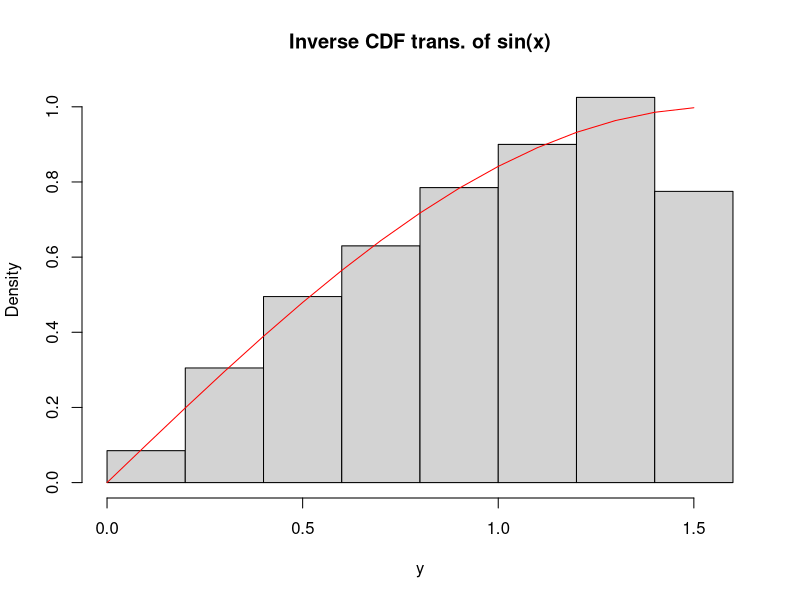
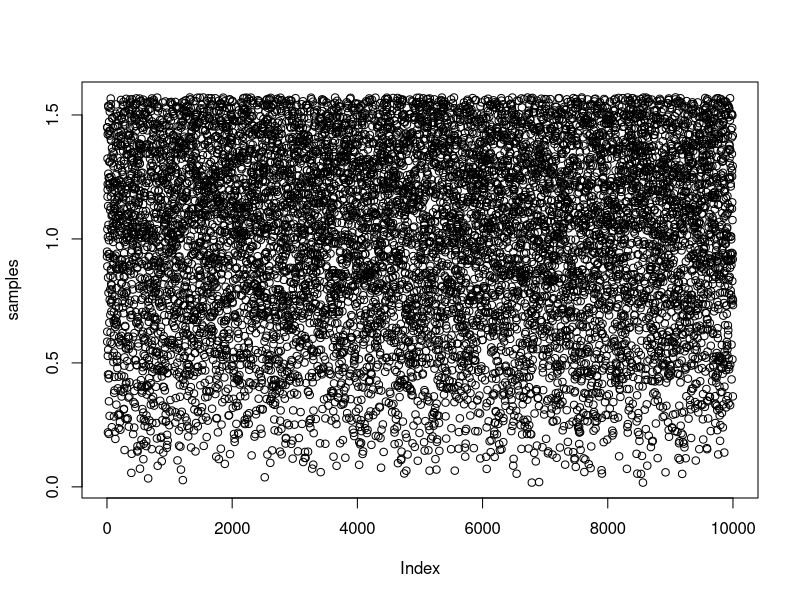
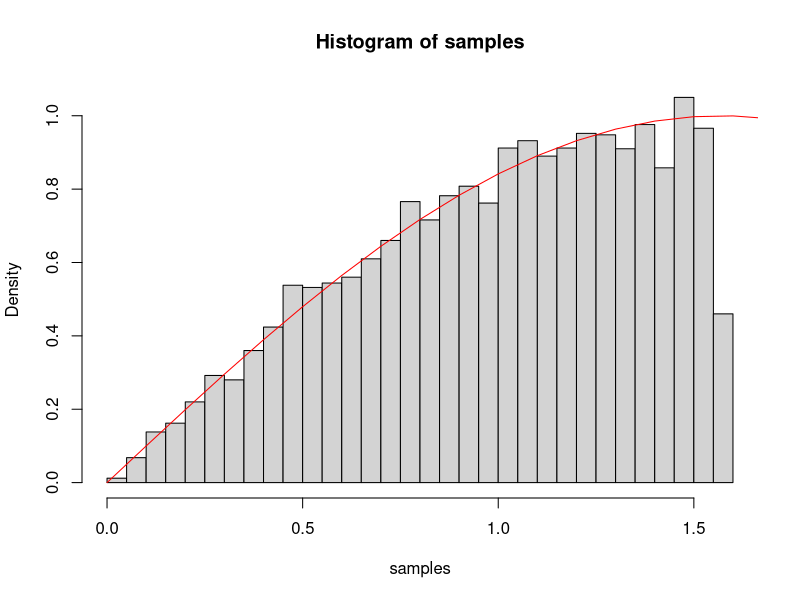
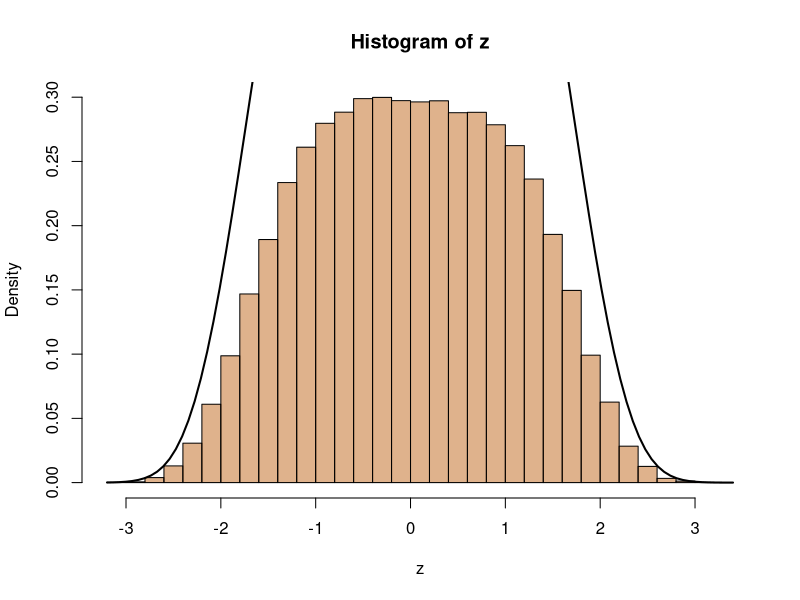
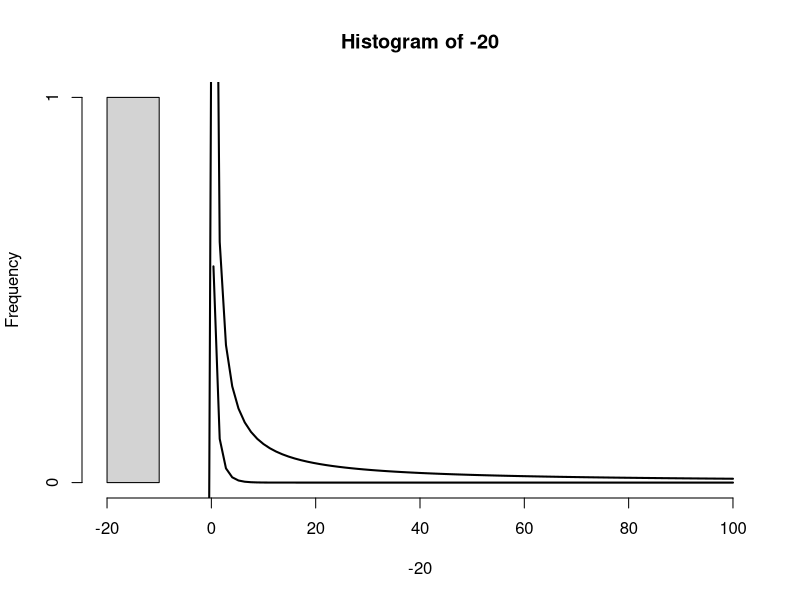

Write the R code that produced these figures, in order.


### Problem 1
sin_rvgen = function(n=1000) {
  u = runif(n, max = (pi/2))
  x = sin(u)
  return(x)
}

isin_rvgen = function(n=1000) {
  u = runif(n)
  x = acos(1-u)
  return(x)
}

x = seq(0, pi/2, 0.1)
fx = sin(x)
y = isin_rvgen()
hist(y, freq = F, main = "Inverse CDF trans. of sin(x)")
lines(x, fx,  col="red")

## Part 2

arfunc = function(M) {
  while(TRUE) {
    # value between [0,1]
    u = runif(1)
    
    # value from envelope dist
    x = runif(1, min = 0, max = pi/2) 
    if(u <= sin(x) / dunif(x, min = 0, max = pi/2) * M) {
      return(x)
    }
  }
}

n = 10000
samples = rep(0,n)
for(i in 1:n) {
  samples[i] = arfunc(2/pi)
}

plot(samples)
hist(samples, freq = F, breaks = 30)
lines(seq(0, 2, 0.1), sin(seq(0, 2, 0.1)),  col="red")

### PRoblem 2
z = rgamma(1e5, shape = (1/4), rate = (1/12))
z = z^(1/4)
f = runif(1e5)
for(i in 1:1e5) {
  if(f[i] < 0.5) {
    z[i] = z[i] * -1
  }
}
hist(z, breaks = 30, freq = F, col = rgb(0.75,0.4,0.1,0.5)) # z is your sample
lambda = 1/12; alpha = 1/4
target <- function(x){exp(-lambda*x^(1/alpha))/
    integrate(function(x) exp(-lambda*x^(1/alpha)),0,Inf)$value}
curve(target,lwd=2,add=T)

#Problem 3
n = 10
x = rnorm(n*n, mean = 0, sd = 1)
m1 = matrix(data = x, nrow = n, ncol = n)
S_n = (1/n) * (t(m1) %*% m1)
ev = eigen(S_n)$values
Y = n * min(ev)

hist(-20, xlim=range(-20, 100))
target = function(y) { ((1+sqrt(y)) / (2*sqrt(y))) * exp(-(y/2 + sqrt(y))) }
    # integrate(function(y)  ((1+sqrt(y)) / (2*sqrt(y))) * exp(-(y/2 + sqrt(y))), 0, Inf)$value }
curve(target,lwd=2,add=T)
alpha = 10
target1 = function(x) {
  x^(alpha) / x^(alpha + 1)
}
curve(target1, lwd=2, add=T)
